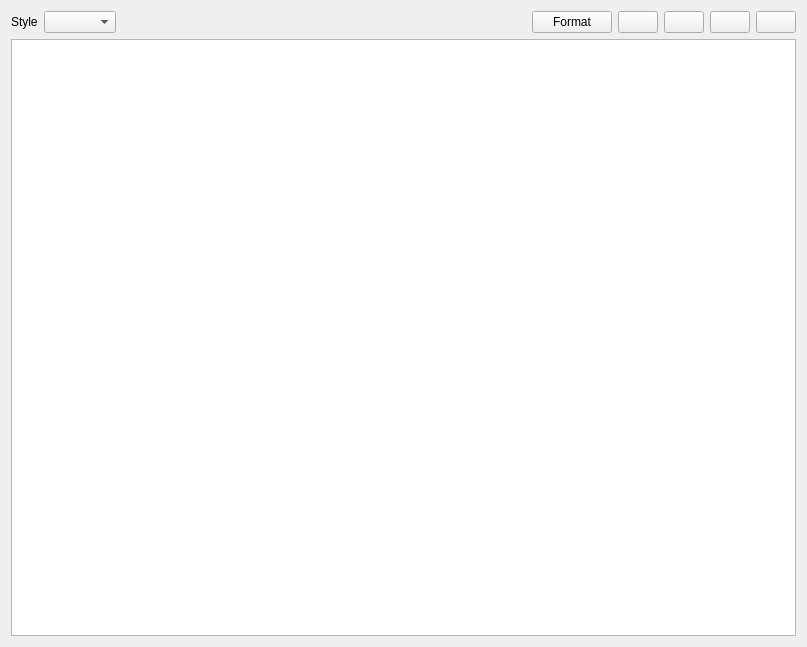
<?xml version="1.0" encoding="UTF-8"?>
<ui version="4.0">
 <class>JavaScriptFormatterWidget</class>
 <widget class="QWidget" name="JavaScriptFormatterWidget">
  <property name="geometry">
   <rect>
    <x>0</x>
    <y>0</y>
    <width>807</width>
    <height>647</height>
   </rect>
  </property>
  <property name="windowTitle">
   <string>Form</string>
  </property>
  <property name="locale">
   <locale language="English" country="UnitedStates"/>
  </property>
  <layout class="QVBoxLayout" name="verticalLayout">
   <item>
    <layout class="QHBoxLayout" name="horizontalLayout">
     <item>
      <widget class="QLabel" name="label">
       <property name="text">
        <string>Style</string>
       </property>
      </widget>
     </item>
     <item>
      <widget class="QComboBox" name="styleComboBox"/>
     </item>
     <item>
      <spacer name="horizontalSpacer">
       <property name="orientation">
        <enum>Qt::Orientation::Horizontal</enum>
       </property>
       <property name="sizeHint" stdset="0">
        <size>
         <width>40</width>
         <height>20</height>
        </size>
       </property>
      </spacer>
     </item>
     <item>
      <widget class="QPushButton" name="formatButton">
       <property name="text">
        <string>Format</string>
       </property>
      </widget>
     </item>
     <item>
      <widget class="QPushButton" name="openButton">
       <property name="toolTip">
        <string>Open</string>
       </property>
       <property name="text">
        <string/>
       </property>
       <property name="icon">
        <iconset theme="QIcon::ThemeIcon::DocumentOpen"/>
       </property>
      </widget>
     </item>
     <item>
      <widget class="QPushButton" name="copyButton">
       <property name="toolTip">
        <string>Copy</string>
       </property>
       <property name="text">
        <string/>
       </property>
       <property name="icon">
        <iconset theme="QIcon::ThemeIcon::EditCopy"/>
       </property>
      </widget>
     </item>
     <item>
      <widget class="QPushButton" name="pasteButton">
       <property name="toolTip">
        <string>Paste</string>
       </property>
       <property name="text">
        <string/>
       </property>
       <property name="icon">
        <iconset theme="QIcon::ThemeIcon::EditPaste"/>
       </property>
      </widget>
     </item>
     <item>
      <widget class="QPushButton" name="clearButton">
       <property name="toolTip">
        <string>Clear</string>
       </property>
       <property name="text">
        <string/>
       </property>
       <property name="icon">
        <iconset theme="QIcon::ThemeIcon::EditClear"/>
       </property>
      </widget>
     </item>
    </layout>
   </item>
   <item>
    <widget class="CodeEditor" name="codeEditor"/>
   </item>
  </layout>
 </widget>
 <customwidgets>
  <customwidget>
   <class>CodeEditor</class>
   <extends>QPlainTextEdit</extends>
   <header>editor/codeeditor.h</header>
  </customwidget>
 </customwidgets>
 <resources/>
 <connections/>
</ui>
